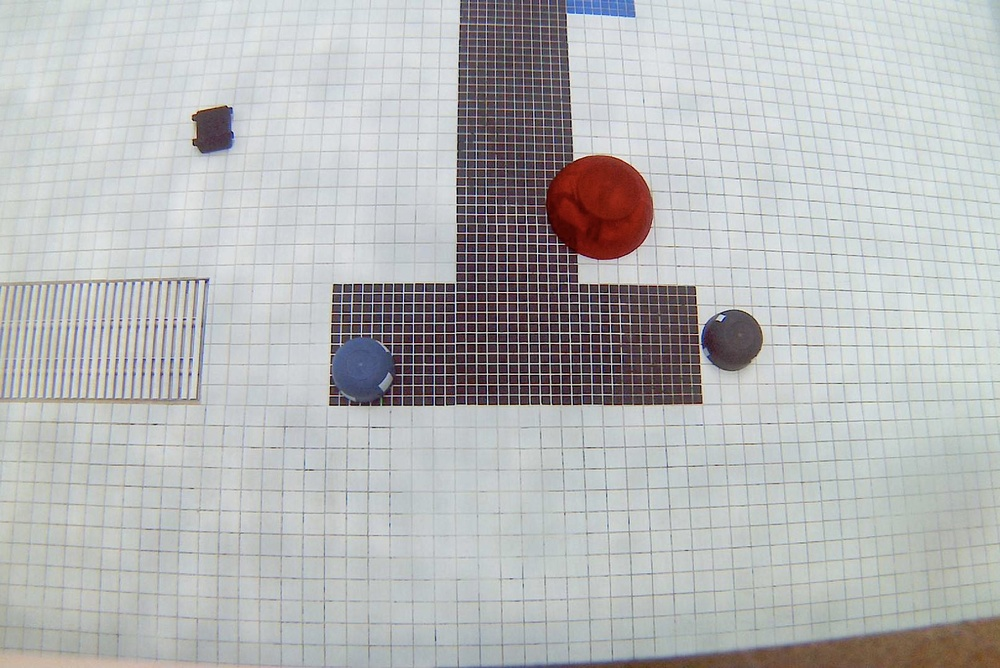
#> input picture archive/color_segmentation_test/pic.JPG, 1000 x 668 px, shrunk from 1594 x 1064 before the run
$ python -i otsu.py   (imports and definitions only)
#> lines starting #> are read from the running program, lines starting #| are printed output that depends on the picture; after the words box and inside, x2 and y2 are one past the last pixel; in counts of white or black regions, pixels touching at a corner belong together
#> further down, picture is the input picture: shape (668, 1000, 3); mean B, G, R 184, 183.4, 182.1
### archive/random_old_scripts/red_filter.py
import numpy as np

def red_filter(image):
    b, g, r = np.int64(image[:, :, 0]), np.int64(image[:, :, 1]), np.int64(image[:, :, 2])
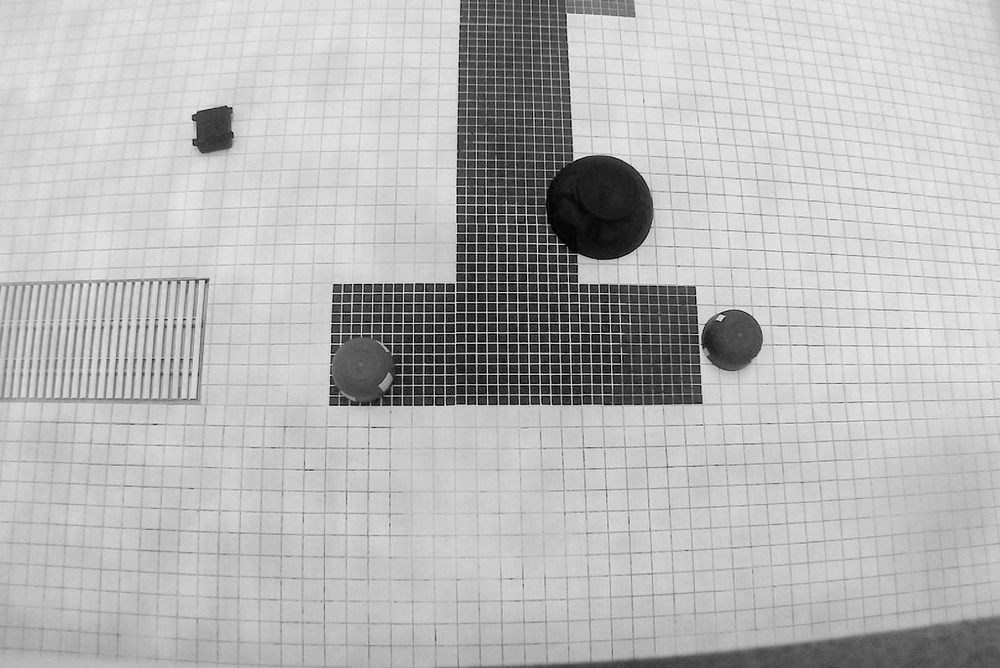
#> g: shape (668, 1000) int64; min 0, max 248, mean 183.4
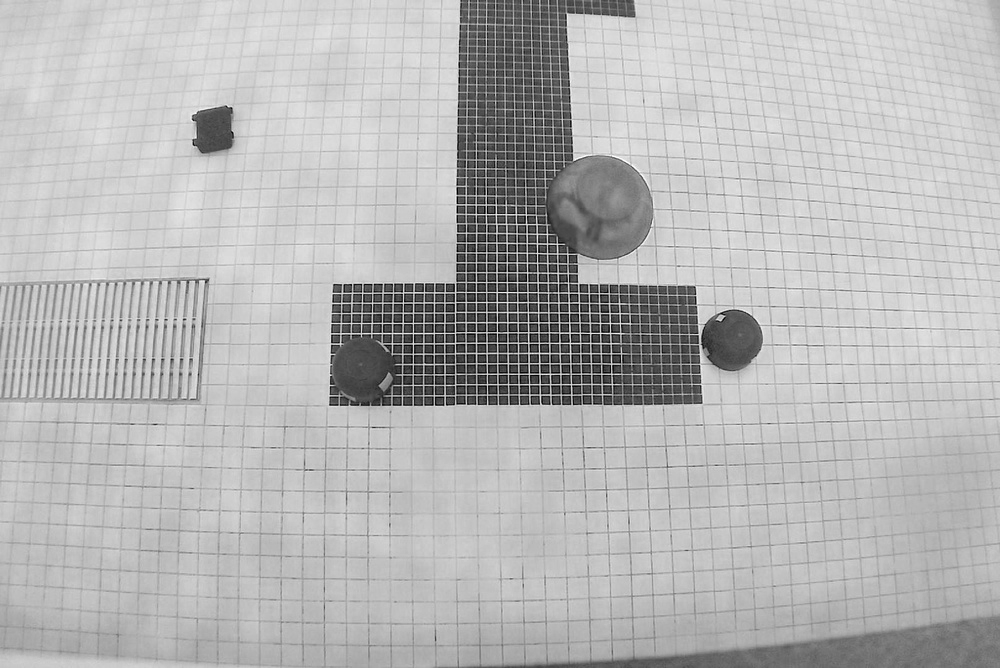
#> r: shape (668, 1000) int64; min 0, max 255, mean 182.1

    mask = (r - b > 30) & (r - g > 30)
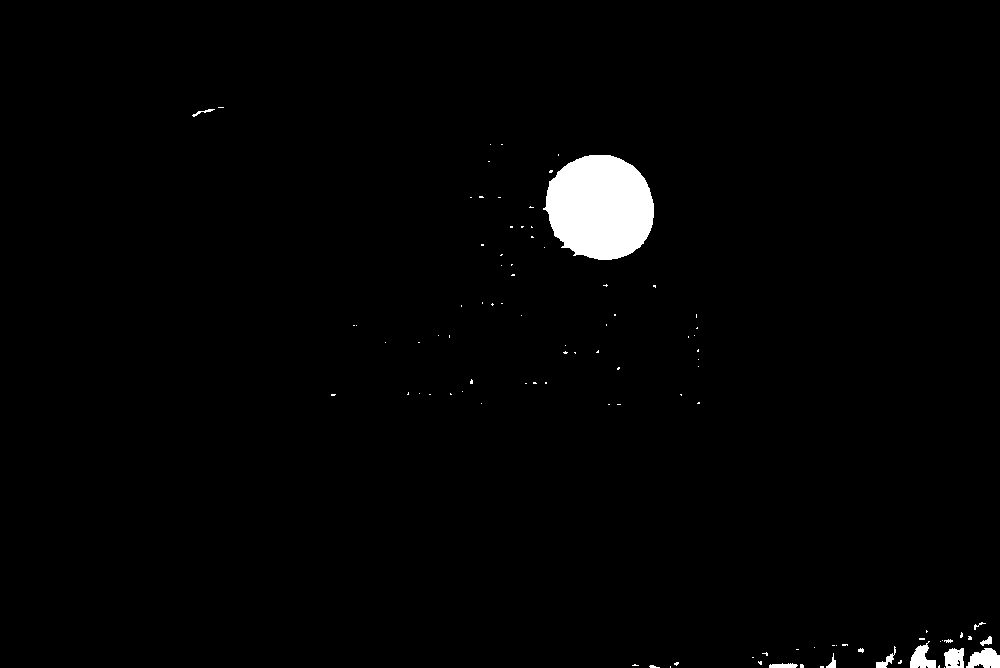
#> mask: shape (668, 1000) bool; 1.7% white; 97 white regions (84 under 20 px), largest, box (x1, y1, x2, y2) and area: (543, 155, 654, 260) 9012, (966, 648, 1000, 668) 488, (910, 641, 936, 668) 393

    image[mask] = np.array([r[mask], r[mask], r[mask]]).transpose().astype(np.uint8)

    return image

### archive/random_old_scripts/otsu.py
import cv2
import numpy as np
import matplotlib.pyplot as plt
from pprint import pprint
import math
import time
from ratio import calculate_wh_ratio
from red_filter import red_filter

class RollingAverage:
  def __init__(self, window_size):
    self.window_size = window_size
    self.values = []

  def add(self, value):
    self.values.append(value)
    if len(self.values) > self.window_size:
      self.values.pop(0)

  def get_average(self):
    return sum(self.values) / len(self.values)

def maxl(l): return l.index(max(l))

def otsu_thresh(image_bgr):
    image = cv2.cvtColor(image_bgr, cv2.COLOR_BGR2GRAY)
#> image: shape (668, 1000)
    image = cv2.GaussianBlur(image, (3, 3), 0)
    return cv2.threshold(
        image, 0, 255, cv2.THRESH_BINARY + cv2.THRESH_OTSU,
    )

def find_rects(image_bgr):
    image_bgr = red_filter(image_bgr)
    raw_contours = image_bgr.copy()

    otsu_threshold, image = otsu_thresh(image_bgr)
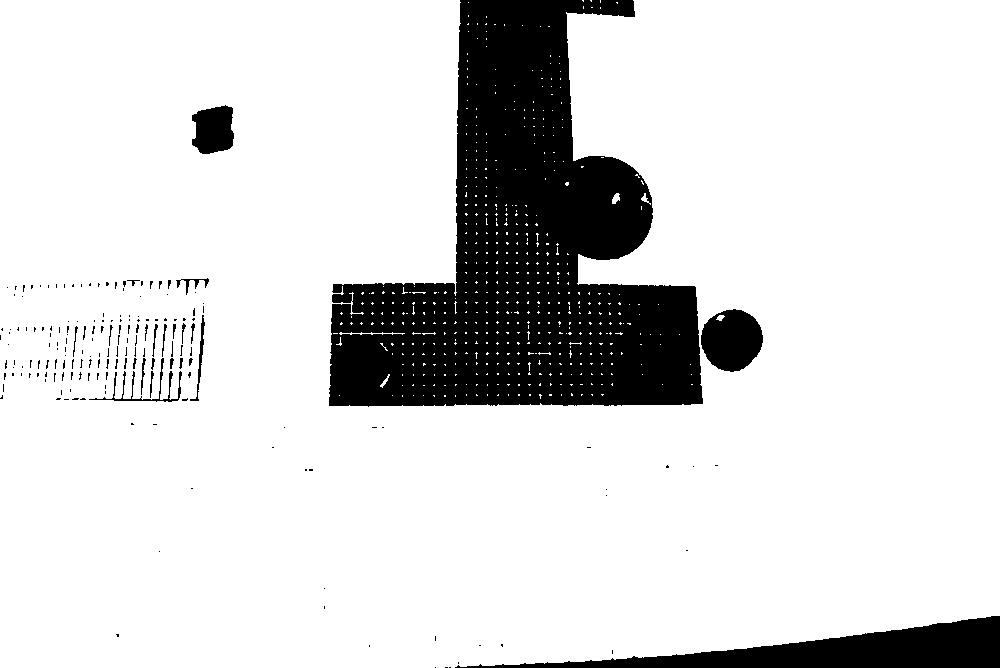
#> image: shape (668, 1000); 84.8% white; 181 black regions (156 under 20 px), largest, box (x1, y1, x2, y2) and area: (329, 0, 703, 407) 82912, (455, 616, 1000, 668) 11507, (701, 309, 763, 372) 2932
#> otsu_threshold = 144

    edge = cv2.Canny(image, 0, otsu_threshold)
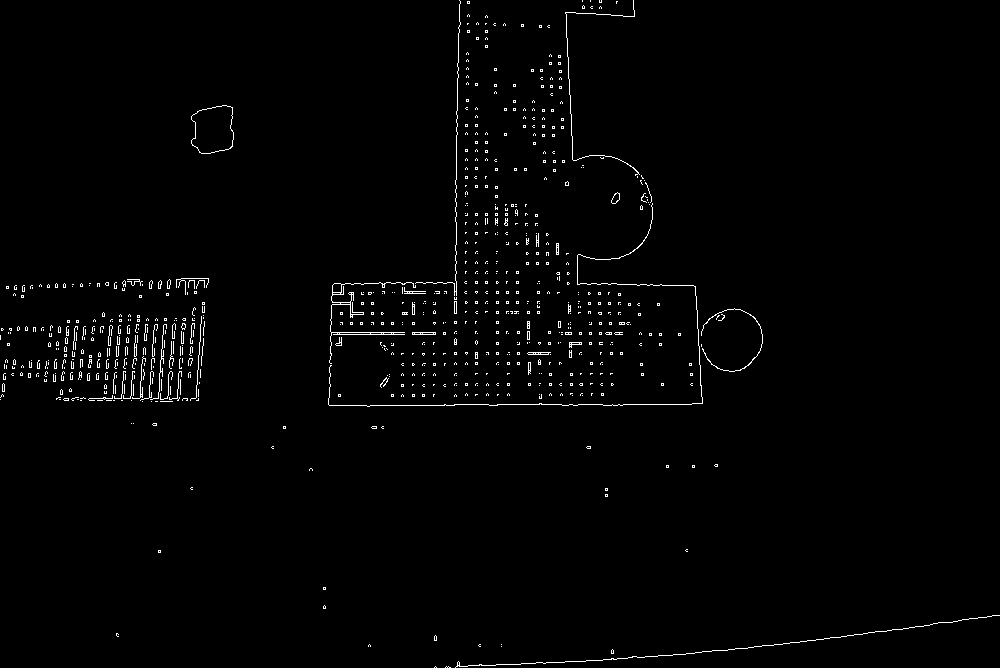
#> edge: shape (668, 1000); 1.3% white in thin lines or dots

    cv2.imshow("edge", edge)

    contours, _ = cv2.findContours(edge, cv2.RETR_EXTERNAL, cv2.CHAIN_APPROX_SIMPLE)
#> contours = 791 contours, 779 with area under 20; largest, box (x1, y1, x2, y2) and area: (191, 105, 234, 154) 1638, (329, 282, 416, 364) 264, (611, 192, 620, 204) 58, (412, 332, 436, 335) 46, (527, 352, 551, 355) 42

    height, width, _ = image_bgr.shape
#> height = 668; width = 1000
    raw_contours = np.zeros((height, width)).astype(np.uint8)

    cv2.drawContours(raw_contours, contours, -1, (255, 255, 255), 1)
#> raw_contours: shape (668, 1000); 1.3% white in thin lines or dots
    cv2.imshow("raw", raw_contours)
    raw_contours = cv2.GaussianBlur(raw_contours, (45, 45), 0)

    _, raw_contours = cv2.threshold(raw_contours, 1, 255, cv2.THRESH_BINARY)
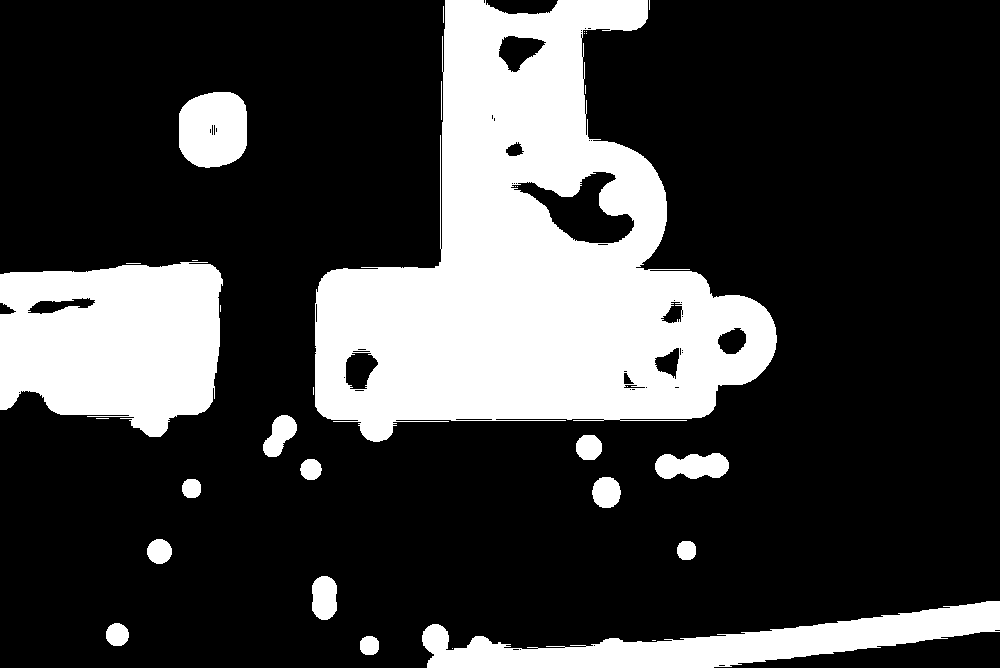
#> raw_contours: shape (668, 1000); 24.7% white; 33 white regions (17 under 20 px)

    recontours, _ = cv2.findContours(raw_contours, cv2.RETR_TREE, cv2.CHAIN_APPROX_SIMPLE)
#> recontours = 83 contours, 52 with area under 20; largest, box (x1, y1, x2, y2) and area: (315, 0, 777, 442) 112396, (0, 262, 223, 437) 31260, (422, 601, 1000, 668) 15548, (179, 92, 247, 168) 4338, (510, 171, 635, 244) 4067

    image_copy = image_bgr.copy()

    cv2.polylines(image_copy, pts=recontours, isClosed=False, color=(255, 0, 0), thickness=3)

    polies = [cv2.approxPolyDP(cnt, 100, True) for cnt in recontours]
#> polies = 83 contours, 81 with area under 20; largest, box (x1, y1, x2, y2) and area: (317, 0, 709, 415) 122225, (0, 273, 221, 412) 28942

    cv2.polylines(image_copy, pts=polies, isClosed=True, color=(0, 0, 165), thickness=3)

    polies = [poly for poly in polies if len(poly) == 4]
#> polies = 2 contours; box (x1, y1, x2, y2) and area: (317, 0, 709, 415) 122225, (0, 273, 221, 412) 28942

    cv2.polylines(image_copy, pts=polies, isClosed=True, color=(0, 165, 0), thickness=6)
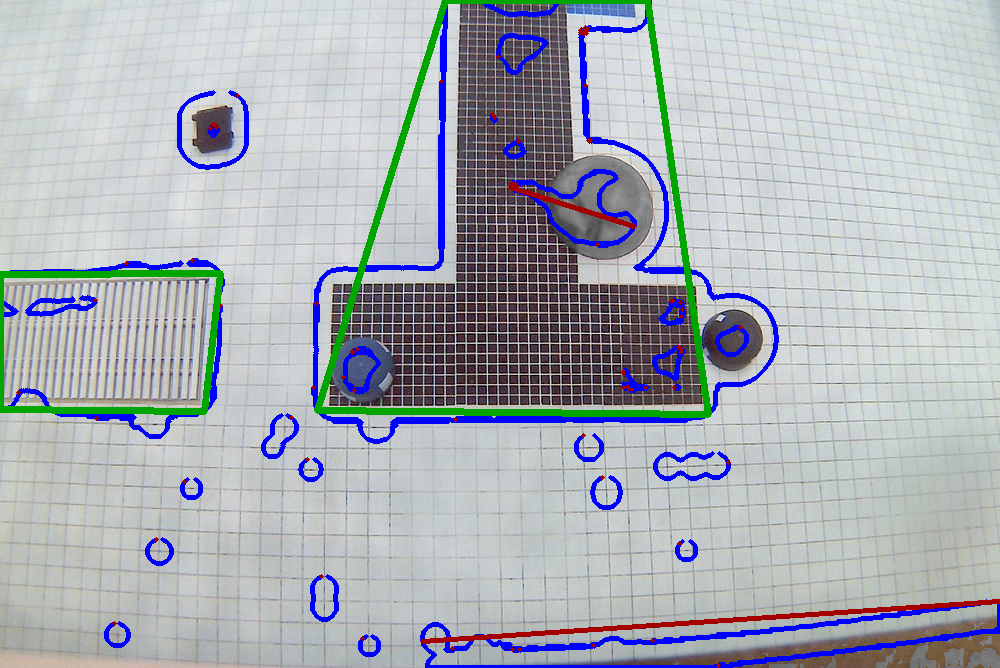
#> image_copy: shape (668, 1000, 3); mean B, G, R 183.8, 176.3, 171.5

    return (image_copy, polies)

def order_points(points):
    # Sort the points based on the y-coordinate (row number)
    sorted_points = sorted(points, key=lambda x: x[1])

    # Separate the points into top and bottom halves
    top_half = sorted_points[:len(sorted_points) // 2]
    bottom_half = sorted_points[len(sorted_points) // 2:]

    # Find the top left and top right points
    top_left = min(top_half, key=lambda x: x[0])
    top_right = max(top_half, key=lambda x: x[0])

    # Find the bottom left and bottom right points
    bottom_left = min(bottom_half, key=lambda x: x[0])
    bottom_right = max(bottom_half, key=lambda x: x[0])

    return [bottom_left, bottom_right, top_left, top_right]

def max_area(rects):
    m_area = -1
    m_rect = []
    for rect in rects:
        if m_area < cv2.contourArea(rect):
            m_area = m_area
            m_rect = rect
    return m_rect

>>> import cv2
>>> picture = cv2.imread('../color_segmentation_test/pic.JPG')
>>> result = find_rects(picture)
